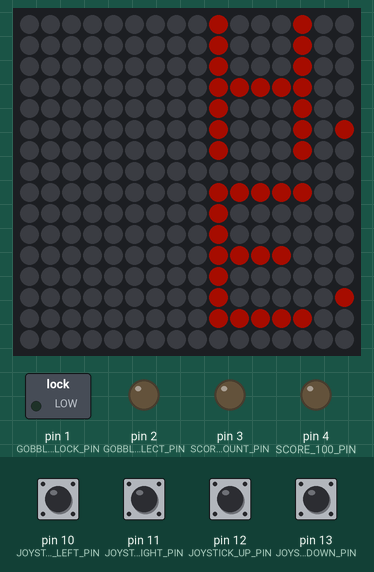
The sketch below on a simulated Arduino Uno, built with avr-gcc and run on an emulated ATmega328P. Shown: 16×16 RGB LED matrix (first LED top left, wired row by row), switched loads named in the sketch (green lamp = pin HIGH), output pins drawn as LEDs (lit = HIGH). The inputs (shaded band) are chosen by the test bench; at power-on: pin 10 (JOYSTICK_LEFT_PIN), pin 11 (JOYSTICK_RIGHT_PIN), pin 12 (JOYSTICK_UP_PIN), pin 13 (JOYSTICK_DOWN_PIN) HIGH. Dim RGB values are drawn brighter than linear; random numbers use the default seed unless the sketch sets one; pins used as bus, display or sensor lines are not drawn.

Above: at 1.2 s.
1.3 s: pin 12 (JOYSTICK_UP_PIN) pulled LOW for 0.15 s
At 1.9 s:
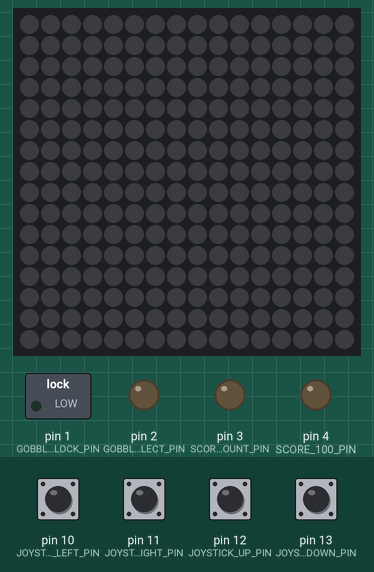
4.4 s: pin 10 (JOYSTICK_LEFT_PIN) pulled LOW for 0.15 s
At 5.0 s:
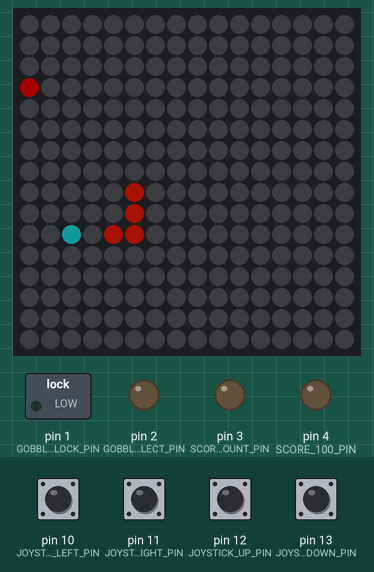
5.1 s: pin 13 (JOYSTICK_DOWN_PIN) pulled LOW for 0.15 s
At 5.6 s:
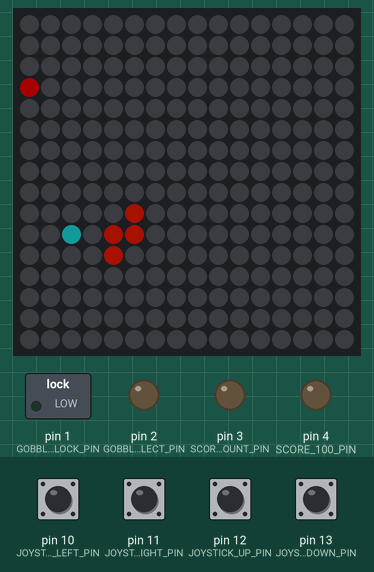
6.7 s: pin 11 (JOYSTICK_RIGHT_PIN) pulled LOW for 0.15 s
At 7.1 s:
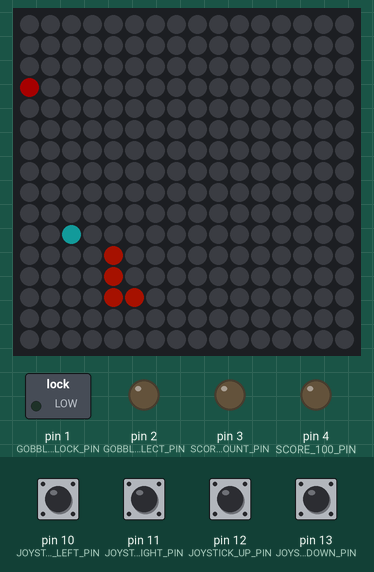
8.8 s: pin 12 (JOYSTICK_UP_PIN) pulled LOW for 1 s
At 9.3 s:
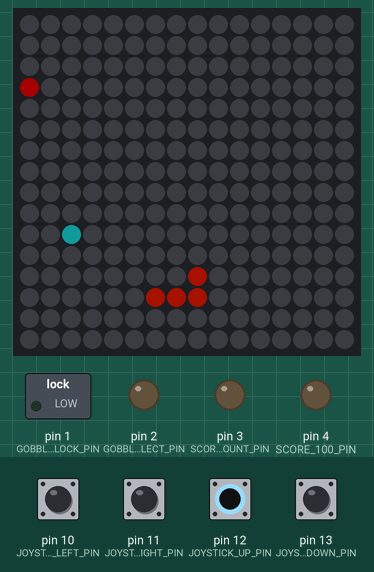
11.3 s: pin 10 (JOYSTICK_LEFT_PIN) pulled LOW for 1 s
At 16.2 s:
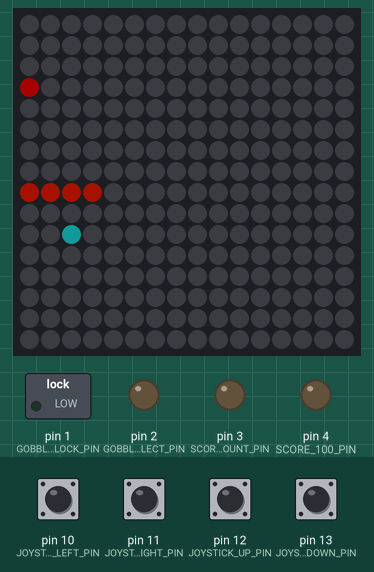

Measured:
- what the display in image 1 shows lasts 0.6 s, from 1.5 s to 2.1 s
- what the display in image 6 shows lasts 1.0 s, from 15.4 s to 16.4 s

The sketch:

LINE2.5.3.1.ino
```cpp
/*
   Kendall Callister
   2/11/2018
   Snake
   The goal of snake is to get the snake as long as possible without running off the edge of the map or colliding with yourself.
   The snake gets longer as the snake eats the cherries.
*/

//Libaries
#include <Adafruit_GFX.h>
#include <Adafruit_NeoMatrix.h>
#include <Adafruit_NeoPixel.h>
#ifndef PSTR
#define PSTR // Make Arduino Due happy
#endif

#define ZigZag

// Defines the pin in which the data is sent to the matrix.
#define MATRIX_OUTPUT_PIN 6

#define JOYSTICK_DOWN_PIN 13
#define JOYSTICK_UP_PIN 12
#define JOYSTICK_RIGHT_PIN 11
#define JOYSTICK_LEFT_PIN 10

#define SCORE_BOARD_RESET_PIN 0

#define GOBBLE_CLOCK_PIN 1
#define GOBBLE_UPDOWN_SELECT_PIN 2

#define SCORE_COUNT_PIN 3
#define SCORE_100_PIN 4

#define MAX_SNAKE_SIZE 256

typedef enum
{
  PRE_GAME,
  START_GAME,
  RUNNING_GAME,
  END_GAME,
} GameState_e;

typedef enum
{
  EASY,
  HARD,
} Difficulty_e;

typedef enum
{
  NO_DIRECTION,
  UP,
  DOWN,
  LEFT,
  RIGHT,
} Direction_e;

typedef enum
{
  NO_COLLISION,
  BODY_COLLISION,
  CHERRY_COLLISION,
  GOBBLE_COLLISION,
} Collision_e;

typedef union
{
  struct
  {
    uint8_t X : 4;
    uint8_t Y : 4;
  };

  struct
  {
    uint8_t A : 8;
  };

} Location_t;

typedef struct
{
  uint8_t Length;
  Location_t Head;
} Snake_t;

// Defines the Matrix.
Adafruit_NeoMatrix matrix = Adafruit_NeoMatrix(16, 16, MATRIX_OUTPUT_PIN,
                                               NEO_MATRIX_TOP + NEO_MATRIX_RIGHT +
                                                   NEO_MATRIX_ROWS + NEO_MATRIX_ZIGZAG,
                                               NEO_GRB + NEO_KHZ800);

// COOOOLOURS!!!
//Sets Snake Color
const uint16_t COLOR_RED = matrix.Color(255, 0, 0);
//Sets Cherry Color
const uint16_t COLOR_GREEN = matrix.Color(0, 255, 0);
//Sets the Eat Self Color for Hard Mode.
const uint16_t COLOR_BLUE = matrix.Color(0, 0, 255);

// Sets GREEN, RED, BLUE rotating colors for scrolling text.
const uint16_t colors[] = {COLOR_RED,
                           COLOR_GREEN,
                           COLOR_BLUE};

//Sets Snake Color
const uint16_t SNAKE_COLOR = matrix.Color(255, 102, 0);
//Sets Cherry Color
const uint16_t CHERRY_COLOR = matrix.Color(255, 0, 0);
//Sets the Eat Self Color for Hard Mode.
const uint16_t GOBBLE_COLOR = matrix.Color(91, 215, 213);

const uint16_t BACKGROUND_COLOR = matrix.Color(0, 0, 0);

// Static Variables
Snake_t Snake;
Location_t SnakeBody[MAX_SNAKE_SIZE];
uint8_t SnakeHeadIndex = 0;

Location_t Gobble, Cherry;

GameState_e GameState = PRE_GAME;
Difficulty_e Difficulty = EASY;

int score, gobblesStored, hold;

Direction_e SnakeDirection = NO_DIRECTION;
Direction_e NextSnakeDirection = NO_DIRECTION;
Direction_e LastDirection = NO_DIRECTION;

boolean PRINT = true;
int cursorIndex = matrix.width();

Direction_e GetDirection(void)
{
  if (!digitalRead(JOYSTICK_DOWN_PIN))
  {
    return DOWN;
  }
  else if (!digitalRead(JOYSTICK_UP_PIN))
  {
    return UP;
  }
  else if (!digitalRead(JOYSTICK_RIGHT_PIN))
  {
    return RIGHT;
  }
  else if (!digitalRead(JOYSTICK_LEFT_PIN))
  {
    return LEFT;
  }
  else
  {
    return NO_DIRECTION;
  }
}

int GetPixel(Location_t location)
{
  uint8_t address = location.A;

#ifdef ZigZag
  // Correct for the ZigZag in the LED Array
  if (!bitRead(address, 4))
  {
    address ^= 0x0F;
  }
#endif
  //matrix.setPixelColor(address, COLOR_BLUE);
  return matrix.getPixelColor(address);
}

int SetPixel(Location_t location, int color)
{
  matrix.drawPixel(location.X, location.Y, color);
}

inline boolean LocationsEqual(Location_t left, Location_t right)
{
  return left.A == right.A;
}

Collision_e GetCollision(Location_t location)
{

  if (LocationsEqual(location, Cherry))
  {
    return CHERRY_COLLISION;
  }
  else if (Difficulty == HARD && LocationsEqual(location, Gobble))
  {
    return GOBBLE_COLLISION;
  }
  else if (GetPixel(location) == BACKGROUND_COLOR)
  {
    return NO_COLLISION;
  }
  else
  {
    return BODY_COLLISION;
  }
}

Location_t GetRandomLocation(void)
{
  Location_t result;
  result.X = random(16);
  result.Y = random(16);
  return result;
}

Location_t DrawRandomLocation(int color)
{
  Location_t result = GetRandomLocation();
  SetPixel(result, color);
  return result;
}

void ResetGame(void)
{
  // Reset the scoreboard
  digitalWrite(SCORE_BOARD_RESET_PIN, HIGH);

  matrix.fillScreen(BACKGROUND_COLOR);
  matrix.show();

  LastDirection = NO_DIRECTION;
  SnakeDirection = NextSnakeDirection = DOWN;

  Snake.Head.X = 5;
  Snake.Head.Y = 5;
  Snake.Length = 4;

  score = gobblesStored = 0;
  hold = 500;

  Cherry = DrawRandomLocation(CHERRY_COLOR);

  if (Difficulty == HARD)
  {
    Gobble = DrawRandomLocation(GOBBLE_COLOR);
  }

  digitalWrite(SCORE_BOARD_RESET_PIN, LOW);
}

void setup()
{
  // put your setup code here, to run once:

  // Randomizes where the cherry starts
  randomSeed(analogRead(0));

  // Tell matrix to start, clear the screen, and set the Brightness of the martix.
  matrix.begin();
  matrix.fillScreen(0);
  matrix.setTextWrap(false);
  matrix.setBrightness(40);
  matrix.setTextColor(colors[0]);
  matrix.show();

  //PULLUPs the controller so that when direction made that arduino takes input.
  pinMode(JOYSTICK_DOWN_PIN, INPUT_PULLUP);
  pinMode(JOYSTICK_UP_PIN, INPUT_PULLUP);
  pinMode(JOYSTICK_RIGHT_PIN, INPUT_PULLUP);
  pinMode(JOYSTICK_LEFT_PIN, INPUT_PULLUP);

  //Setups the pins need to interface with external digital logic that will display information about the game.
  pinMode(SCORE_BOARD_RESET_PIN, OUTPUT);
  pinMode(GOBBLE_CLOCK_PIN, OUTPUT);
  pinMode(GOBBLE_UPDOWN_SELECT_PIN, OUTPUT);
  pinMode(SCORE_COUNT_PIN, OUTPUT);
  pinMode(SCORE_100_PIN, OUTPUT);

  // Allows for the arduino to talk to the computer.
  //Serial.begin(9600);
}

void loop()
{
  // put your main code here, to run repeatedly:
  delay(1);

  //Changes the Direction of the snake.
  Direction_e activeDirection = GetDirection();

  if (activeDirection != NO_DIRECTION)
  {
    LastDirection = activeDirection;

    // Only allow changes from Vertical to Horizontal or vise versa
    if (SnakeDirection == UP || SnakeDirection == DOWN)
    {
      if (activeDirection == LEFT || activeDirection == RIGHT)
      {
        NextSnakeDirection = activeDirection;
      }
    }
    else
    {
      if (activeDirection == UP || activeDirection == DOWN)
      {
        NextSnakeDirection = activeDirection;
      }
    }
  }

  //Allows controls to be input separately from movement in game.
  static int loopCount;
  if (++loopCount >= hold)
  {
    loopCount = 0;

    switch (GameState)
    {
    default:
    case PRE_GAME:
    {
      hold = 100;

      matrix.show();
      matrix.fillScreen(0);
      matrix.setCursor(cursorIndex, 0);

      // Displays how to select the hard difficulty.
      matrix.setTextColor(matrix.Color(255, 93, 21));
      matrix.print("Hard");

      int arrowCenter = cursorIndex + 27;
      // Draw up arrow
      matrix.drawLine(arrowCenter, 0, arrowCenter, 6, COLOR_RED);
      matrix.drawLine(arrowCenter, 0, arrowCenter - 2, 2, COLOR_RED);
      matrix.drawLine(arrowCenter, 0, arrowCenter + 2, 2, COLOR_RED);
      matrix.setCursor(cursorIndex, 8);

      // Displays how to select the easy difficulty.
      matrix.print("Easy");
      matrix.drawLine(arrowCenter, 15, arrowCenter, 8, COLOR_RED);
      matrix.drawLine(arrowCenter, 15, arrowCenter - 2, 13, COLOR_RED);
      matrix.drawLine(arrowCenter, 15, arrowCenter + 2, 13, COLOR_RED);

      if (--cursorIndex < -29)
      {
        cursorIndex = matrix.width();
      }

      // Grabs the player input if they select hard.
      /*
        * Hard Mode adds shedding to the game. If the Player hits the she--dded skin it will also end the game.
        * An new item is added to the game that allows the player to eat themselves and the shedded skin, but
        * eating the item will increase the speed of the snake without increasing the score.
        */

      switch (LastDirection)
      {
      case UP:
        Difficulty = HARD;
        GameState = START_GAME;
        break;

      case DOWN:
        Difficulty = EASY;
        GameState = START_GAME;
        break;
      }

      LastDirection = NO_DIRECTION;
    }
    break;

    case START_GAME:
      ResetGame();
      GameState = RUNNING_GAME;
      break;

    case RUNNING_GAME:
    {
      delay(1);
      digitalWrite(GOBBLE_UPDOWN_SELECT_PIN, LOW);
      digitalWrite(GOBBLE_CLOCK_PIN, LOW);
      digitalWrite(SCORE_COUNT_PIN, LOW);


      SnakeDirection = NextSnakeDirection;

      // Makes sure the snake is not outside of the boundaries.
      Location_t collisionLocation = Snake.Head;

      switch (SnakeDirection)
      {
      case UP:
        --collisionLocation.Y;
        if (Snake.Head.Y == 0)
        {
          GameState = END_GAME;
        }
        break;
      case DOWN:
        ++collisionLocation.Y;
        if (Snake.Head.Y == 15)
        {
          GameState = END_GAME;
        }
        break;
      case LEFT:
        --collisionLocation.X;
        if (Snake.Head.X == 0)
        {
          GameState = END_GAME;
        }
        break;
      case RIGHT:
        ++collisionLocation.X;
        if (Snake.Head.X == 15)
        {
          GameState = END_GAME;
        }
        break;
      }

      if (GameState == END_GAME)
      {
        break;
      }

      // Adds the color of the snake to the board and detects collision with the snake.

      switch (GetCollision(collisionLocation))
      {
      case BODY_COLLISION:
        if (gobblesStored == 0)
        {
          GameState = END_GAME;
        }
        else
        {
          digitalWrite(GOBBLE_CLOCK_PIN, HIGH);
          --gobblesStored;
          ++Snake.Length;
        }
        break;

      case CHERRY_COLLISION:

        Cherry = DrawRandomLocation(CHERRY_COLOR);

        ++Snake.Length;
        ++score;

        digitalWrite(SCORE_COUNT_PIN, HIGH);
        digitalWrite(SCORE_100_PIN, score >= 100);

        if (hold > 100)
        {
          hold -= 10;
        }
        break;

      case GOBBLE_COLLISION:

        Gobble = DrawRandomLocation(GOBBLE_COLOR);

        ++gobblesStored;

        digitalWrite(GOBBLE_UPDOWN_SELECT_PIN, HIGH);
        delay(1);
        digitalWrite(GOBBLE_CLOCK_PIN, HIGH);

        break;

      case NO_COLLISION:
        // Nothing to do sir
        break;
      }

      SetPixel(collisionLocation, SNAKE_COLOR);

      // Erases the snakes tail.
      if (++SnakeHeadIndex >= MAX_SNAKE_SIZE)
      {
        SnakeHeadIndex = 0;
      }

      SnakeBody[SnakeHeadIndex] = Snake.Head = collisionLocation;

      int16_t tailPointer = SnakeHeadIndex - Snake.Length;

      if (tailPointer < 0 && Difficulty == EASY)
      {
        tailPointer += MAX_SNAKE_SIZE;
      }

      if (tailPointer >= 0)
      {
        Location_t clearLocation = SnakeBody[tailPointer];

        int color = BACKGROUND_COLOR;

        if (LocationsEqual(clearLocation, Cherry))
        {
          color = CHERRY_COLOR;
        }
        else if (Difficulty == HARD && LocationsEqual(clearLocation, Gobble))
        {
          color = GOBBLE_COLOR;
        }

        SetPixel(clearLocation, color);
      }

      matrix.show();
    }
    break;

    case END_GAME:

      static byte loopTimes = 0;
      hold = 100;

      // delay the matrix then repeat.
      if ((loopTimes >= 1 && (LastDirection == RIGHT || LastDirection == LEFT)) || loopTimes >= 3)
      {
        loopTimes = 0;
        GameState = PRE_GAME;
      }
      else
      {
        LastDirection = NO_DIRECTION;

        matrix.fillScreen(0);
        matrix.setCursor(cursorIndex, 0);
        matrix.print(F("Gameover"));

        if (--cursorIndex < -46)
        {
          cursorIndex = matrix.width();

          matrix.setTextColor(colors[loopTimes]);
          ++loopTimes;
        }
        matrix.setCursor(0, 8);
        matrix.print(score);
        matrix.show();
      }
      break;
    }
  }
}
```
